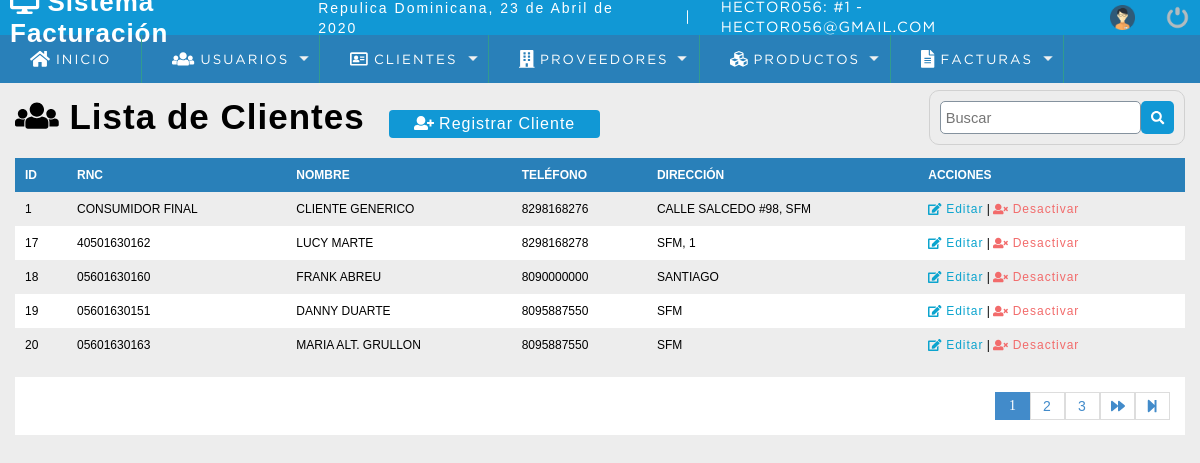
/sistema/lista_cliente.php (signed in), run on the app's committed database.
### tables this page shows
CREATE TABLE `cliente` (
  `idcliente` int(11) NOT NULL,
  `rnc` varchar(11) DEFAULT NULL,
  `nombre` varchar(80) DEFAULT NULL,
  `telefono` text DEFAULT NULL,
  `direccion` text DEFAULT NULL,
  `dateadd` datetime NOT NULL DEFAULT current_timestamp(),
  `usuario_id` int(11) NOT NULL,
  `estatus` int(11) NOT NULL DEFAULT 1
);

### sistema/lista_cliente.php (the view, shortened to what this page needs)
<?php
include "../conexion.php";
?>
<!DOCTYPE html>
<html lang="en">
<head>
		<?php include "includes/scripts.php";?>
</head>
<body>
		<?php include "includes/header.php";?>
	<section id="container">
		<h1><i class="fas fa-users"></i> Lista de Clientes</h1>
		<a href="registro_cliente.php" class="btn_new"><i class="fas fa-user-plus"></i> Registrar Cliente</a>
		<form action="buscar_cliente.php" method="get" class="formulario_buscar">
			<input type="text" name="busqueda" id="busqueda" placeholder="Buscar">
			<button type="submit"class="btn_buscar"> <i class="fas fa-search"></i></button>
		</form>
		<table>
			<tr>
				<th>ID</th>
				<th>RNC</th>
				<th>NOMBRE</th>
				<th>TELÉFONO </th>
				<th>DIRECCIÓN  </th>
				<th>ACCIONES</th>
			</tr>
			<?php
				$sql_registro = mysqli_query($conexion,"SELECT COUNT(*) AS total_registro FROM 	cliente WHERE estatus=1");
				$resultado_registro = mysqli_fetch_array($sql_registro);
				$total_registro = $resultado_registro['total_registro'];
				$por_pagina = 5;
					if(empty($_GET['pagina']))
					{
						$pagina=1;
					}else{
						$pagina =$_GET['pagina'];
					}
					$desde = ($pagina-1) * $por_pagina;
					$total_paginas = ceil($total_registro / $por_pagina);
				$query = mysqli_query($conexion,"SELECT * FROM cliente WHERE estatus = 1  ORDER BY idcliente ASC LIMIT $desde,$por_pagina");
				$resultado = mysqli_num_rows($query);
				if($resultado > 0){
					while ($data = mysqli_fetch_array($query)){
						if ($data["rnc"]==0)
						 {
							$rnc= 'CONSUMIDOR FINAL';
						}else{
							$rnc=$data["rnc"];
						}
			?>
		  	 <tr>
				<td><?php echo $data['idcliente']?></td>
				<td><?php echo $rnc?></td>
				<td><?php echo $data['nombre']?></td>
				<td><?php echo $data['telefono']?></td>
				<td><?php echo $data['direccion']?></td>
				<td>
					<a class="link_edit" href="editar_cliente.php?id=<?php echo $data['idcliente']; ?>"><i class="fas fa-edit"></i>  Editar</a>
					<?php if ($_SESSION['rol'] ==1 || $_SESSION['rol'] ==2) { ?>
					|
					<a class="link_delete" href="eliminar_confirmar_cliente.php?id=<?php echo $data['idcliente'];?>"><i class="fas fa-user-times"></i> Desactivar </a>
				<?php } ?>
				   </td>
				</tr>
			<?php
		  }
		}
	?>
		</table>
		<div class="paginador">
		<ul>
		<?php
					for ($i=1; $i <= $total_paginas; $i++)
				{
					if ($i==$pagina)
					{
					echo '<li class="PageSelected">'.$i.'</li>';
					}else{
					echo '<li><a href="?pagina='.$i.'">'.$i.'</a></li>';
				}
				}
					if($pagina!=$total_paginas)
			{
		?>
				<li><a href="?pagina=<?php echo $pagina+1;?>"><i class="fas fa-forward"></i></a></li>
				<li><a href="?pagina=<?php echo $total_paginas;?>"><i class="fas fa-step-forward"></i></a></li>
				<?php } ?>
			</ul>
		</div>
	</section>
</body>
</html>

### sistema/css/style.css (style rules this page uses)
* { margin: 0; padding: 0; box-sizing: border-box; }
body { background: #ededed; }
h1, h2, h3, h4, h5, h6 { font-family: 'arial'; font-weight: bold; letter-spacing: 1px; }
h1 { font-size: 26px; }
a { text-decoration: none; font-family: arial; letter-spacing: 1px; }
#container { padding: 90px 15px 15px; }
form { background: #fff; margin: auto; padding: 20px 50px; border: 1px solid #d1d1d1 }
input, select { display: block; width: 100%; font-size: 11pt; padding: 5px; border: 1px solid #85929e; border-radius: 5px; }
#container h1 { font-size: 35px; display: inline-block; }
.btn_new { display: inline-block; background: #1198d5; color:#fff; padding: 5px 25px; border-radius: 4px; margin: 20px; }
table { border-collapse: collapse; font-size: 12px; font-family: 'arial'; width :100%; }
table th { text-align: left; padding: 10px; background: #2980b9;; color:#fff; }
table tr:nth-child(odd) { background: #fff; }
table td { padding: 10px; }
.link_edit { color:#0ca4ce; }
.link_delete { color:#f26b6b ; }
.paginador ul { padding: 15px; list-style: none; background: #fff; margin-top: 15px; display: -webkit-flex; display: -moz-flex; display: -ms-flex; display: -o-flex; display: flex; justify-content: flex-end; }
.paginador a, .PageSelected { color: #428bca; border:1px solid #ddd; padding: 5px; display: inline-block; font-size: 14px; text-align: center; width: 35px; }
.PageSelected { color: #fff; background: #428bca; border:1px solid #428bca; }
.formulario_buscar { display: -webkit-flex; display: -moz-flex; display: -ms-flex; display: -o-flex; display: flex; justify-content: flex-end; float: right; background: initial; padding: 10px; border-radius: 10px; }
.formulario_buscar .btn_buscar { background: #1198d5; color:#fff; padding: 0 20px; border:0; cursor: pointer; margin: left 10px; display: flex; border-radius: 5px; padding: 10px; }

### data on the page
cliente: idcliente "1", rnc "CONSUMIDOR FINAL", nombre "CLIENTE GENERICO", telefono "8298168276", direccion "CALLE SALCEDO #98, SFM"
cliente: idcliente "17", rnc "40501630162", nombre "LUCY MARTE", telefono "8298168278", direccion "SFM, 1"
cliente: idcliente "18", rnc "05601630160", nombre "FRANK ABREU", telefono "8090000000", direccion "SANTIAGO"
cliente: idcliente "19", rnc "05601630151", nombre "DANNY DUARTE", telefono "8095887550", direccion "SFM"
cliente: idcliente "20", rnc "05601630163", nombre "MARIA ALT. GRULLON", telefono "8095887550", direccion "SFM"

### other printed values
fechaC() "23 de Abril de 2020"
$_SESSION['user'] "HECTOR056"
$_SESSION['rol'] "1"
$_SESSION['email'] "HECTOR056@GMAIL.COM"
